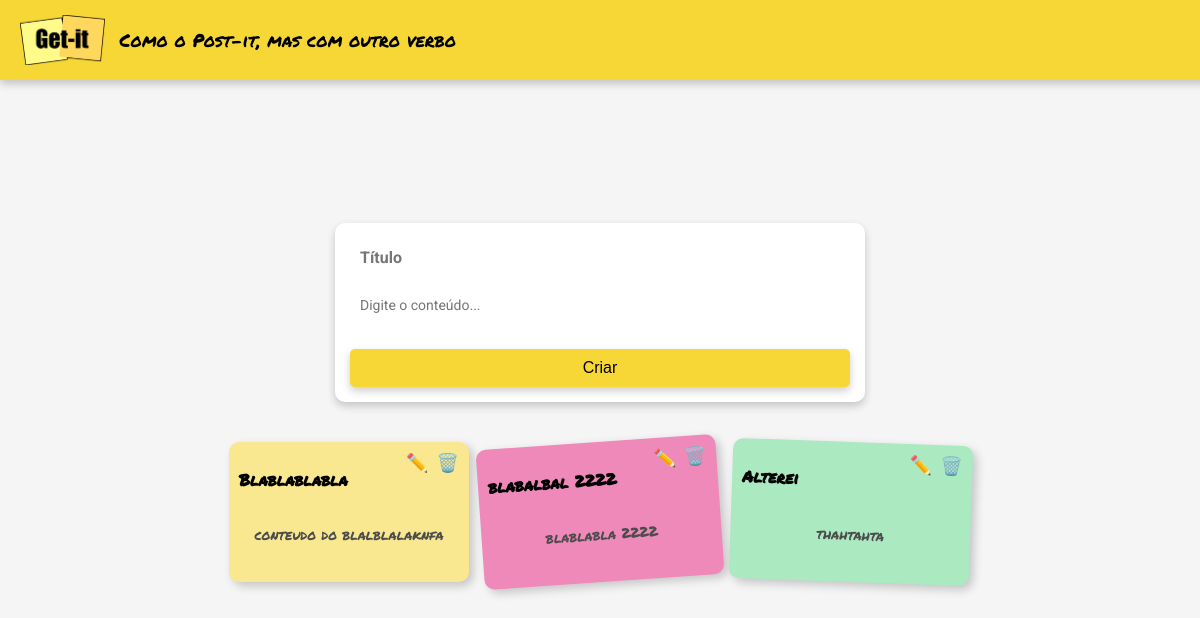
Before: / with the older database file.
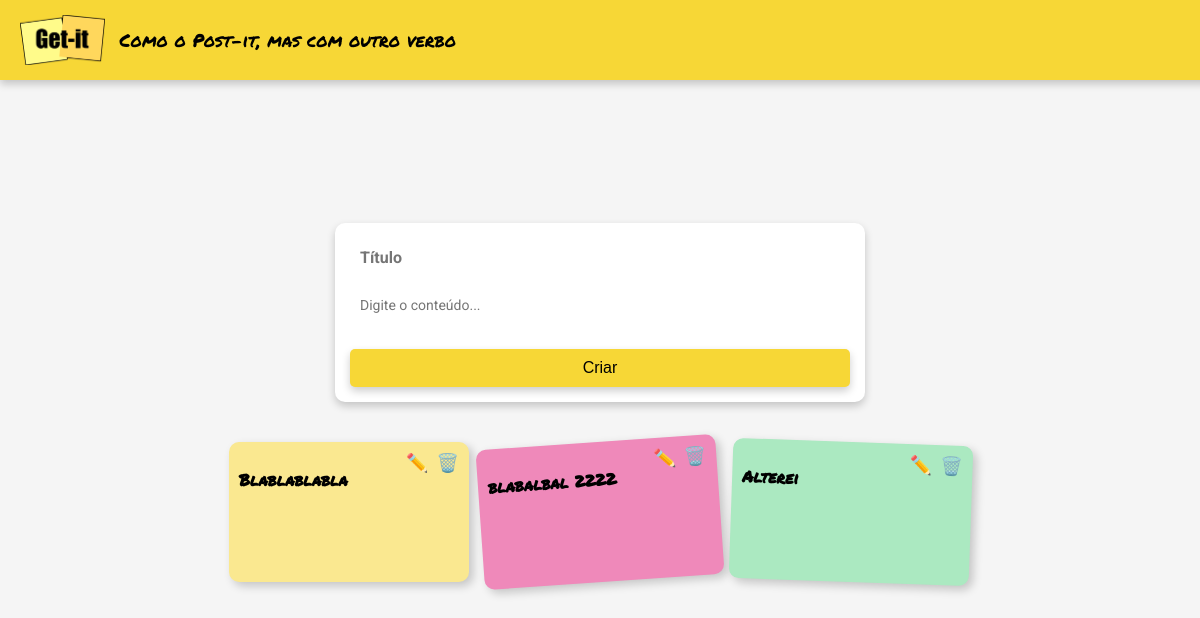
After: the same page with the newer database file.
### notes/models.py (models this page shows, shortened)
class Note(models.Model):
    title = models.CharField(max_length=200)
    content = models.TextField()
    tags = models.ForeignKey(Tag, on_delete=models.CASCADE, null=True)

### notes/views.py (the view)
# urls.py: path('', views.index, name='index'),
def index(request):
    if request.method == 'POST':
        title = request.POST.get('titulo')
        content = request.POST.get('detalhes')
        return redirect('index')
    else:
        all_notes = Note.objects.all()
        return render(request, 'notes/index.html', {'notes': all_notes})

### notes/templates/notes/index.html (shortened to what this page needs)
{% extends "notes/base.html" %}
{% load static %}
{% block content %}
<main class="container">
  <form class="form-card" method="post">
    <input
      id = "titulo"
      class="form-card-title"
      type="text"
      name="titulo"
      placeholder="Título"
    />
    <textarea
      id = "detalhes"
      class="autoresize"
      name="detalhes"
      placeholder="Digite o conteúdo..."
    ></textarea>
    <button class="btn" type="submit">Criar</button>
  </form>
  <div class="card-container">
      {% for note in notes %}
      <div class="card">
        <h3 class="card-title">{{note.title}}</h3>
        <div class="card-content">
          <p>{{note.content}}</p>
        </div>
        <div class="card-actions">
          <a href="/update/{{note.id}}" class="edit-icon">✏️</a>
          <a href="/delete/{{note.id}}" class="delete-icon">🗑️</a>
        </div>
        <div class="card-footer">
        </div>
      </div>
      {% endfor %}
  </div>
</main>
{% endblock %}

Changed rows visible on the page:
changed Note "Blablablabla": content "conteudo do blalblalaknfa" → (not shown)
changed Note "blabalbal 2222": content "blablabla 2222" → (not shown)
changed Note "Alterei": content "thahtahta" → (not shown)
